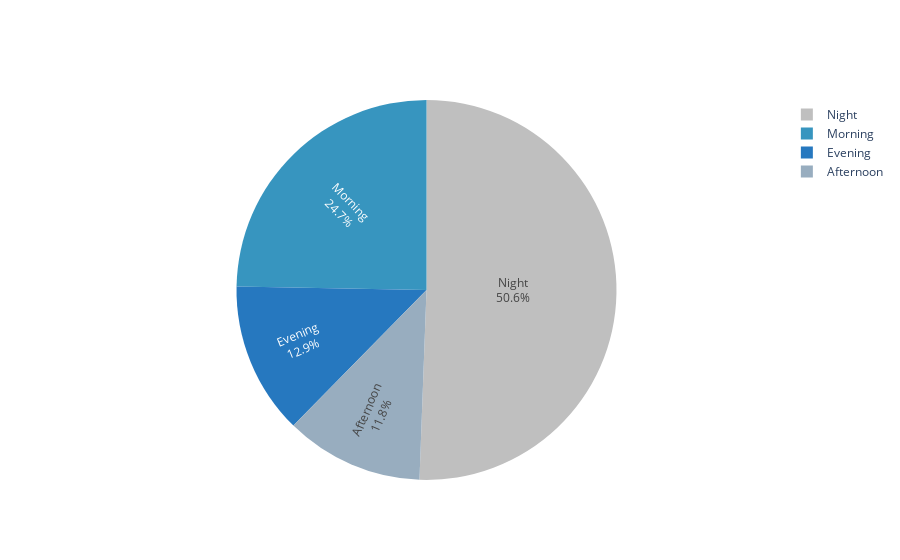

The cell this chart's notebook holds for it:
### Markdown cell above
## Recording Time

### Code cell
labels = ctds_episodes['recording_time'].value_counts()[:10].index
values = ctds_episodes['recording_time'].value_counts()[:10].values
colors=['#bfbfbf','#3795bf','#2678bf','#98adbf']

fig = go.Figure(data=[go.Pie(labels=labels, values=values, textinfo='label+percent',
                             insidetextorientation='radial',marker=dict(colors=colors))])
fig.show()

### Figure 1 — Plotly figure (JSON) as saved in the notebook; plotly's stock layout.template omitted (floating-point values rounded to 4 significant figures)
{"data": [{"insidetextorientation": "radial", "labels": ["Night", "Morning", "Evening", "Afternoon"], "marker": {"colors": ["#bfbfbf", "#3795bf", "#2678bf", "#98adbf"]}, "textinfo": "label+percent", "type": "pie", "values": [43, 21, 11, 10]}], "layout": {}}
